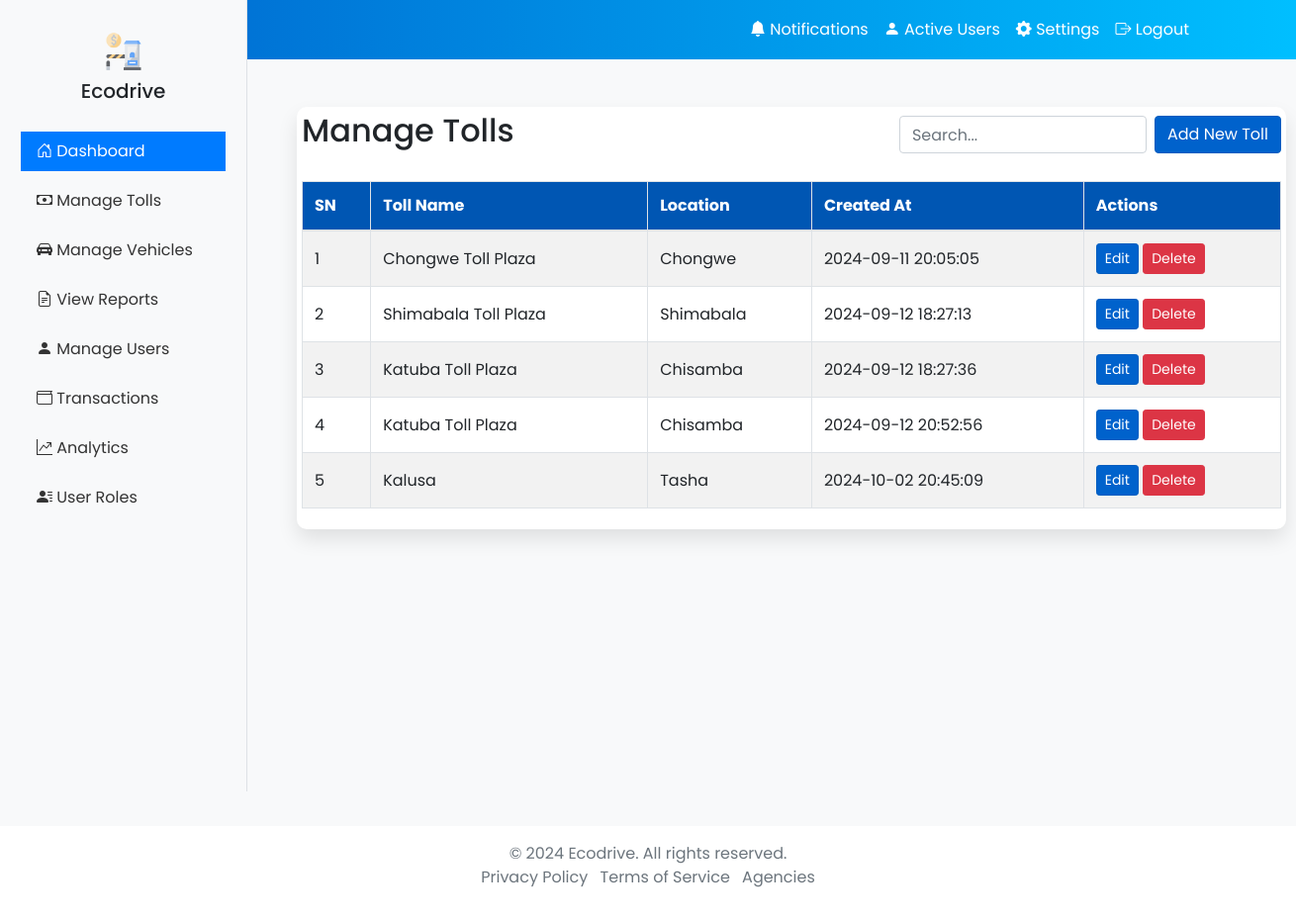
The page /main/sys_admin/tolls.php on the database its author committed.
### tables this page shows
CREATE TABLE `tolls` (
  `id` int(11) NOT NULL AUTO_INCREMENT,
  `toll_name` varchar(255) NOT NULL,
  `location` varchar(255) NOT NULL,
  `created_at` timestamp NOT NULL DEFAULT current_timestamp(),
  PRIMARY KEY (`id`)
);

### main/sys_admin/tolls.php (the view, shortened to what this page needs)
<?php
include '../configs/db.php';
try {
    $query = "SELECT id, toll_name, location, created_at FROM tolls";
    $stmt = $pdo->prepare($query);
    $stmt->execute();
    $tolls = $stmt->fetchAll();
} catch (PDOException $e) {
    echo "Error fetching tolls: " . $e->getMessage();
    exit;
}
?>
<!DOCTYPE html>
<html lang="en">
<head>
    <link rel="stylesheet" href="https://stackpath.bootstrapcdn.com/bootstrap/4.5.2/css/bootstrap.min.css">
    <link rel="stylesheet" href="https://cdn.jsdelivr.net/npm/bootstrap-icons@1.10.3/font/bootstrap-icons.css">
    <link rel="stylesheet" href="../assets/css/style.css">
</head>
<body>
    <?php include 'navbar.php'; ?>
    <?php include 'sidebar.php'; ?>
    <div class="table-container mt-5">
    <div class="d-flex justify-content-between align-items-center mb-4">
        <h2>Manage Tolls</h2>
        <div class="d-flex">
            <input type="text" id="search-input" class="form-control mr-2" placeholder="Search...">
            <button class="btn btn-primary" data-toggle="modal" data-target="#createTollModal">Add New Toll</button>
        </div>
    </div>
    <table class="table table-striped table-bordered text-center">
        <thead>
            <tr>
                <th>SN</th>
                <th>Toll Name</th>
                <th>Location</th>
                <th>Created At</th>
                <th>Actions</th>
            </tr>
        </thead>
        <tbody id="toll-table-body">
            <?php
            if (count($tolls) > 0) {
                foreach ($tolls as $row) {
                    echo "<tr>";
                    echo "<td>" . $row['id'] . "</td>";
                    echo "<td>" . htmlspecialchars($row['toll_name']) . "</td>";
                    echo "<td>" . htmlspecialchars($row['location']) . "</td>";
                    echo "<td>" . $row['created_at'] . "</td>";
                    echo "<td>
                            <a href='edit_toll.php?id=" . $row['id'] . "' class='btn btn-sm btn-primary'>Edit</a>
                            <a href='delete_toll.php?id=" . $row['id'] . "' class='btn btn-sm btn-danger'>Delete</a>
                          </td>";
                    echo "</tr>";
                }
            } else {
                echo "<tr><td colspan='5' class='text-center'>No tolls found</td></tr>";
            }
            ?>
        </tbody>
    </table>
</div>
    <?php include 'footer.php'; ?>
</body>
</html>

### main/assets/css/style.css (style rules this page uses)
:root { --primary-color: #007bff; --secondary-color: #6c757d; --success-color: #28a745; --warning-color: #ffc107; --danger-color: #dc3545; --light-color: #f8f9fa; --dark-color: #343a40; }
body { font-family: 'Poppins', sans-serif; margin: 0; padding: 0; background-color: #f8f9fa; overflow-x: hidden; }

### main/sys_admin/tolls.php (style rules this page uses)
.table-container { width: 100%; max-width: 1000px; background-color: white; padding: 5px; border-radius: 10px; box-shadow: 0px 10px 20px rgba(0, 0, 0, 0.1); text-align: center; margin: 300px; }
.table { width: 100%; }
.table th, .table td { text-align: left; vertical-align: middle; }
.table th { background-color: #0056b3; color: white; }
.table-striped tbody tr:nth-of-type(odd) { background-color: #f2f2f2; }
#search-input { max-width: 250px; }
.btn-primary { background-color: #0062cc; border-color: #005cbf; }

### rows shown on the page
tolls: id "1", toll_name "Chongwe Toll Plaza", location "Chongwe", created_at "2024-09-11 20:05:05"
tolls: id "2", toll_name "Shimabala Toll Plaza", location "Shimabala", created_at "2024-09-12 18:27:13"
tolls: id "3", toll_name "Katuba Toll Plaza", location "Chisamba", created_at "2024-09-12 18:27:36"
tolls: id "4", toll_name "Katuba Toll Plaza", location "Chisamba", created_at "2024-09-12 20:52:56"
tolls: id "5", toll_name "Kalusa", location "Tasha", created_at "2024-10-02 20:45:09"

### other values the page prints
SITE_NAME "Ecodrive"
